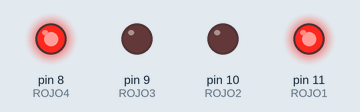
This sketch was run on a simulated Arduino Uno, built with avr-gcc and run on an emulated ATmega328P. Parts: output pins drawn as LEDs (lit = HIGH).

Above: at 0.2 s.
At 3.2 s:
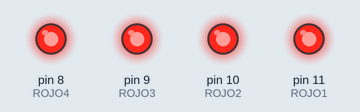
At 4.7 s:
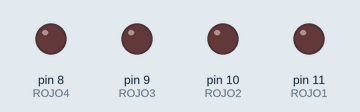
Timing chart, 0 to 5.8 s (numbered marks = the images above):
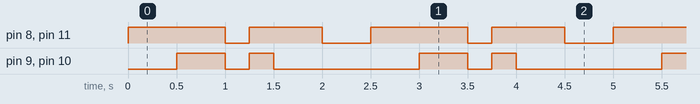

The sketch:

Secuenciador3.ino
```cpp
#define ROJO1 11
#define ROJO2 10
#define ROJO3 9
#define ROJO4 8

#define tiempo 500
#define tiempo2 250

void setup() {
  pinMode(ROJO1, OUTPUT);
  pinMode(ROJO2, OUTPUT);
  pinMode(ROJO3, OUTPUT);
  pinMode(ROJO4, OUTPUT);


}

void loop() {
  digitalWrite(ROJO1, HIGH);
  digitalWrite(ROJO4, HIGH);
  delay(tiempo);
  digitalWrite(ROJO2, HIGH);
  digitalWrite(ROJO3, HIGH);
  delay(tiempo);

  digitalWrite(ROJO1, LOW);
  digitalWrite(ROJO2, LOW);
  digitalWrite(ROJO3, LOW);
  digitalWrite(ROJO4, LOW);
  delay(tiempo2);

  digitalWrite(ROJO1, HIGH);
  digitalWrite(ROJO2, HIGH);
  digitalWrite(ROJO3, HIGH);
  digitalWrite(ROJO4, HIGH);
  delay(tiempo2);

  digitalWrite(ROJO2, LOW);
  digitalWrite(ROJO3, LOW);
  delay(tiempo);
  digitalWrite(ROJO1, LOW);
  digitalWrite(ROJO4, LOW);
  delay(tiempo);
}
```

Measured:
- by itself, pin 8 (ROJO4), pin 11 (ROJO1): repeats every 2.5 s: LOW 0.25 s, HIGH 0.75 s, LOW 0.50 s, HIGH 1.0 s
- by itself, pin 9 (ROJO3), pin 10 (ROJO2): repeats every 2.5 s: LOW 0.25 s, HIGH 0.25 s, LOW 1.5 s, HIGH 0.50 s
- by itself, everything shown: repeats every 2.5 s, in 6 steps
